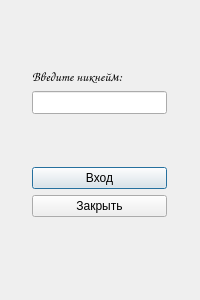
<?xml version="1.0" encoding="UTF-8"?>
<ui version="4.0">
 <class>LoginDialog</class>
 <widget class="QDialog" name="LoginDialog">
  <property name="geometry">
   <rect>
    <x>0</x>
    <y>0</y>
    <width>200</width>
    <height>300</height>
   </rect>
  </property>
  <property name="windowTitle">
   <string>Вход в 4at...</string>
  </property>
  <property name="windowIcon">
   <iconset resource="src.qrc">
    <normaloff>:/new/icons/src/icon_ichat.png</normaloff>:/new/icons/src/icon_ichat.png</iconset>
  </property>
  <property name="windowOpacity">
   <double>0.975000000000000</double>
  </property>
  <widget class="QWidget" name="widget" native="true">
   <property name="geometry">
    <rect>
     <x>0</x>
     <y>0</y>
     <width>200</width>
     <height>300</height>
    </rect>
   </property>
   <property name="styleSheet">
    <string notr="true">background-image: url(:/new/images/src/chat-pillows.jpg);</string>
   </property>
  </widget>
  <widget class="QWidget" name="layoutWidget">
   <property name="geometry">
    <rect>
     <x>32</x>
     <y>20</y>
     <width>135</width>
     <height>245</height>
    </rect>
   </property>
   <layout class="QVBoxLayout" name="verticalLayout">
    <item>
     <spacer name="verticalSpacer">
      <property name="orientation">
       <enum>Qt::Vertical</enum>
      </property>
      <property name="sizeHint" stdset="0">
       <size>
        <width>20</width>
        <height>40</height>
       </size>
      </property>
     </spacer>
    </item>
    <item>
     <widget class="QLabel" name="label">
      <property name="font">
       <font>
        <family>Comic Sans MS</family>
        <pointsize>10</pointsize>
        <weight>75</weight>
        <italic>false</italic>
        <bold>true</bold>
       </font>
      </property>
      <property name="text">
       <string>Введите никнейм:</string>
      </property>
     </widget>
    </item>
    <item>
     <widget class="QLineEdit" name="lineEdit">
      <property name="font">
       <font>
        <pointsize>10</pointsize>
       </font>
      </property>
      <property name="focusPolicy">
       <enum>Qt::WheelFocus</enum>
      </property>
      <property name="whatsThis">
       <string>&lt;!DOCTYPE HTML PUBLIC &quot;-//W3C//DTD HTML 4.0//EN&quot; &quot;http://www.w3.org/TR/REC-html40/strict.dtd&quot;&gt;
&lt;html&gt;&lt;head&gt;&lt;meta name=&quot;qrichtext&quot; content=&quot;1&quot; /&gt;&lt;style type=&quot;text/css&quot;&gt;
p, li { white-space: pre-wrap; }
&lt;/style&gt;&lt;/head&gt;&lt;body style=&quot; font-family:'MS Shell Dlg 2'; font-size:10pt; font-weight:400; font-style:normal;&quot;&gt;
&lt;p style=&quot; margin-top:0px; margin-bottom:0px; margin-left:0px; margin-right:0px; -qt-block-indent:0; text-indent:0px;&quot;&gt;Поле для ввода никнейма, под которым Вы желаете войти в чат&lt;/p&gt;&lt;/body&gt;&lt;/html&gt;</string>
      </property>
      <property name="inputMethodHints">
       <set>Qt::ImhNone</set>
      </property>
      <property name="inputMask">
       <string/>
      </property>
      <property name="text">
       <string/>
      </property>
     </widget>
    </item>
    <item>
     <spacer name="verticalSpacer_2">
      <property name="orientation">
       <enum>Qt::Vertical</enum>
      </property>
      <property name="sizeHint" stdset="0">
       <size>
        <width>20</width>
        <height>40</height>
       </size>
      </property>
     </spacer>
    </item>
    <item>
     <widget class="QPushButton" name="pushButton">
      <property name="text">
       <string>Вход</string>
      </property>
     </widget>
    </item>
    <item>
     <widget class="QPushButton" name="pushButton_2">
      <property name="text">
       <string>Закрыть</string>
      </property>
     </widget>
    </item>
    <item>
     <spacer name="verticalSpacer_3">
      <property name="orientation">
       <enum>Qt::Vertical</enum>
      </property>
      <property name="sizeHint" stdset="0">
       <size>
        <width>20</width>
        <height>40</height>
       </size>
      </property>
     </spacer>
    </item>
   </layout>
  </widget>
 </widget>
 <resources>
  <include location="src.qrc"/>
 </resources>
 <connections>
  <connection>
   <sender>pushButton_2</sender>
   <signal>clicked()</signal>
   <receiver>LoginDialog</receiver>
   <slot>close()</slot>
   <hints>
    <hint type="sourcelabel">
     <x>99</x>
     <y>206</y>
    </hint>
    <hint type="destinationlabel">
     <x>99</x>
     <y>149</y>
    </hint>
   </hints>
  </connection>
 </connections>
</ui>
